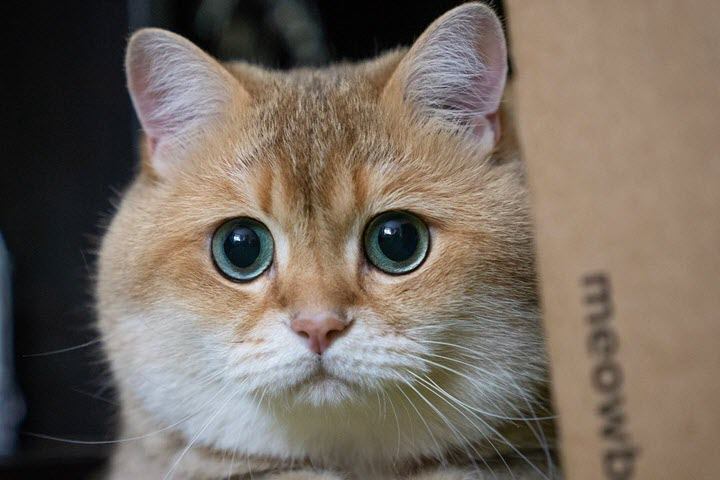
#> input picture cat.jpg, 720 x 480 px
$ python task2.py
#> lines starting #> are read from the running program, lines starting #| are printed output that depends on the picture
import cv2
import numpy as np

# path
path = 'cat.jpg'

# Reading an image in default
# mode
image = cv2.imread(path)
#> image is the input picture: shape (480, 720, 3); mean B, G, R 96.7, 107.3, 118.3

# Window name in which image is
# displayed
window_name = 'Image'

# Polygon corner points coordinates
pts = np.array([[500, 3], [500, 160],
                [400, 100]],
               np.int32)

pts = pts.reshape((-1, 1, 2))

isClosed = True

# Blue color in BGR
color = (255, 0, 0)

# Line thickness of 2 px
thickness = 2

# Using cv2.polylines() method
# Draw a Blue polygon with
# thickness of 1 px
image = cv2.polylines(image, [pts],
                      isClosed, color, thickness)

image = cv2.circle(image, (250, 250), 35, [255, 0, 255], 2)
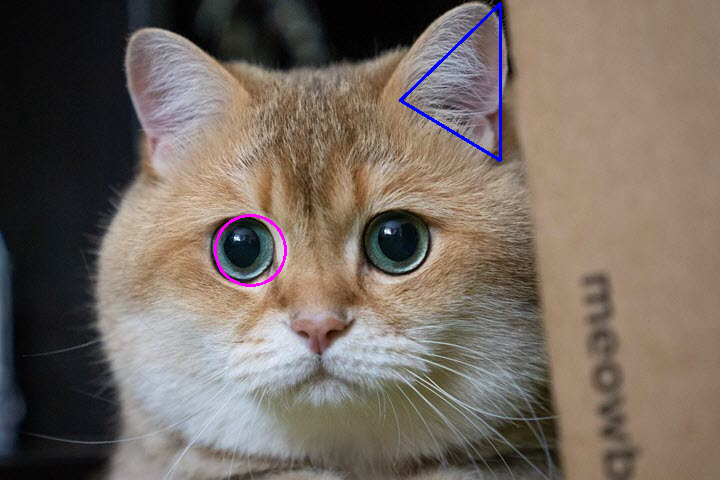
#> image: shape (480, 720, 3); mean B, G, R 97.5, 106.6, 118
#image = cv2.tr #.circle(image, (250, 250), 35, [255, 0, 255], 2)

# Displaying the image

cv2.imshow('image', image)
cv2.waitKey(0)

cv2.destroyAllWindows()
cv2.imwrite("cat_1.jpg", image)
